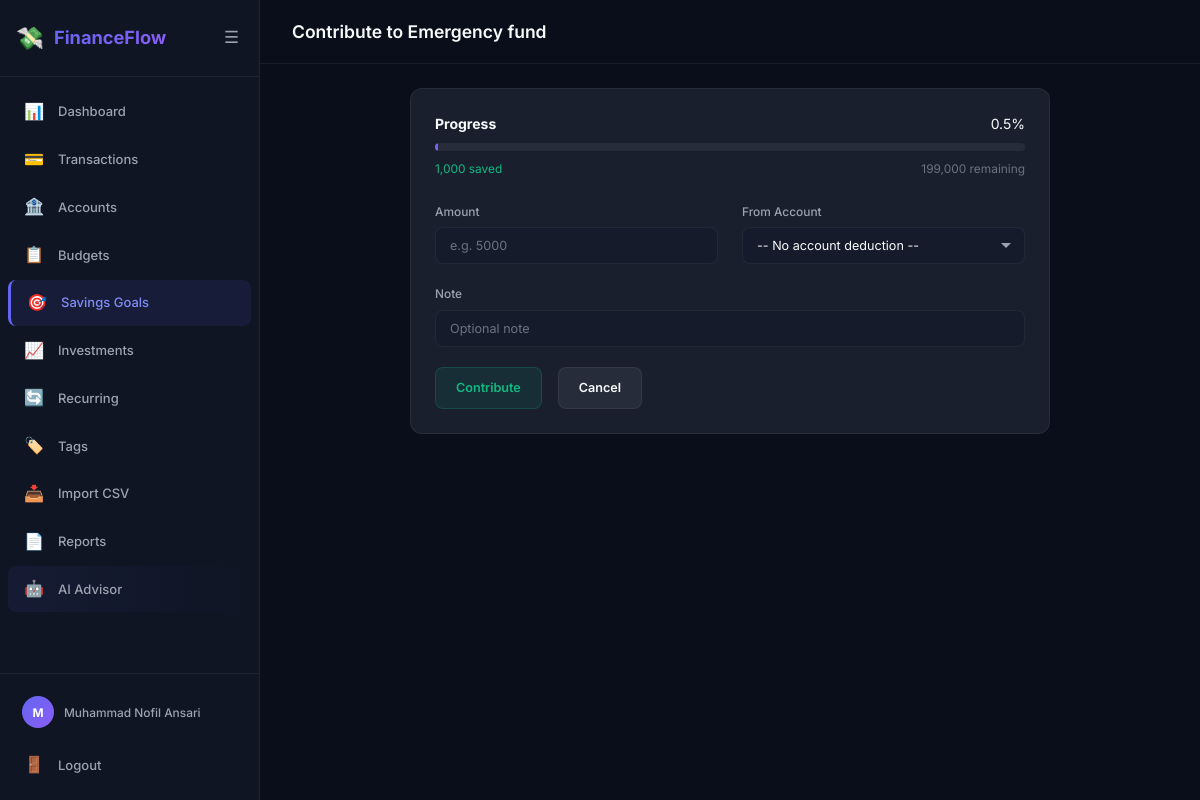
Screenshot of /savings/contribute/1 (signed in) with the database file from the repository.
### app/models/user.py (models this page shows, shortened)
class User(UserMixin, db.Model):
    __tablename__ = 'users'
    user_id = db.Column(db.Integer, primary_key=True)
    name = db.Column(db.String(100), nullable=False)
    email = db.Column(db.String(150), unique=True, nullable=False)
    phone = db.Column(db.String(20))
    password_hash = db.Column(db.String(256))
    google_id = db.Column(db.String(100), unique=True)
    avatar_url = db.Column(db.String(500))
    preferred_currency = db.Column(db.String(10), default='PKR')
    is_active = db.Column(db.Boolean, default=True)
    created_at = db.Column(db.DateTime, default=datetime.utcnow)
    accounts = db.relationship('Account', backref='user', lazy='dynamic')
    transactions = db.relationship('Transaction', backref='user', lazy='dynamic')
    budgets = db.relationship('Budget', backref='user', lazy='dynamic')
    savings_goals = db.relationship('SavingsGoal', backref='user', lazy='dynamic')
    investments = db.relationship('Investment', backref='user', lazy='dynamic')
    recurring_transactions = db.relationship('RecurringTransaction', backref='user', lazy='dynamic')
    categories = db.relationship('Category', backref='user', lazy='dynamic')
    tags = db.relationship('Tag', backref='user', lazy='dynamic')
    notifications = db.relationship('Notification', backref='user', lazy='dynamic')
    financial_profile = db.relationship('FinancialProfile', backref='user', uselist=False, lazy='joined')
    ai_messages = db.relationship('AiChatMessage', backref='user', lazy='dynamic', order_by='AiChatMessage.created_at')
    @property
    def display_name(self):
        return self.name or self.email.split('@')[0]

### app/models/savings_goal.py (models this page shows, shortened)
class SavingsGoal(db.Model):
    __tablename__ = 'savings_goals'
    STATUSES = ('active', 'completed', 'cancelled')
    goal_id = db.Column(db.Integer, primary_key=True)
    user_id = db.Column(db.Integer, db.ForeignKey('users.user_id'), nullable=False)
    goal_name = db.Column(db.String(100), nullable=False)
    target_amount = db.Column(db.Numeric(12, 2), nullable=False)
    saved_amount = db.Column(db.Numeric(12, 2), default=0)
    deadline = db.Column(db.Date)
    status = db.Column(db.String(20), default='active')
    is_deleted = db.Column(db.Boolean, default=False)
    deleted_at = db.Column(db.DateTime)
    contributions = db.relationship('SavingsContribution', backref='goal', lazy='dynamic',
                                     order_by='SavingsContribution.contributed_at.desc()')
    @property
    def progress_pct(self):
        if not self.target_amount or float(self.target_amount) == 0:
            return 0
        return round(float(self.saved_amount) / float(self.target_amount) * 100, 2)
    @property
    def remaining(self):
        return max(float(self.target_amount) - float(self.saved_amount), 0)

### app/savings/routes.py (the view, shortened to what this page needs)
@savings_bp.route('/contribute/<int:goal_id>', methods=['GET', 'POST'])
@login_required
def contribute(goal_id):
    goal = SavingsGoal.query.filter_by(
        goal_id=goal_id, user_id=current_user.user_id, is_deleted=False
    ).first_or_404()
    form = ContributionForm()
    accounts = Account.query.filter_by(
        user_id=current_user.user_id, is_deleted=False, is_active=True
    ).all()
    form.account_id.choices = [(0, '-- No account deduction --')] + [
        (a.account_id, f'{a.account_name} ({a.currency})') for a in accounts
    ]
    return render_template('savings/contribute.html', form=form, goal=goal)

### app/savings/forms.py
class ContributionForm(FlaskForm):
    amount = DecimalField('Amount', validators=[DataRequired(), NumberRange(min=1)])
    account_id = SelectField('From Account', coerce=int, validators=[Optional()])
    note = StringField('Note', validators=[Optional()])
    submit = SubmitField('Contribute')

### app/__init__.py (called while the page is built)
def _register_user_loader():
    from .models.user import User
    @login_manager.user_loader
    def load_user(user_id):
        return db.session.get(User, int(user_id))

def _register_context_processors(app):
    @app.context_processor
    def inject_globals():
        return {
            'app_name': 'FinanceFlow',
        }

### app/templates/savings/contribute.html (shortened to what this page needs)
{% extends 'base.html' %}
{% block page_title %}Contribute to {{ goal.goal_name }}{% endblock %}
{% block content %}
<div class="form-card card">
    <div class="mb-3">
        <div class="flex justify-between items-center mb-1">
            <span class="font-bold">Progress</span>
            <span>{{ goal.progress_pct }}%</span>
        </div>
        <div class="progress-bar"><div class="progress-fill" style="width:{{ [goal.progress_pct, 100]|min }}%"></div></div>
        <div class="flex justify-between mt-1" style="font-size:0.85rem;">
            <span class="text-success">{{ '{:,.0f}'.format(goal.saved_amount|float) }} saved</span>
            <span class="text-muted">{{ '{:,.0f}'.format(goal.remaining) }} remaining</span>
        </div>
    </div>
    <form method="POST">
        <div class="grid-2">
            <div class="form-group">
                <label>{{ form.amount.label.text }}</label>
                {{ form.amount(class="form-control", placeholder="e.g. 5000") }}
            </div>
            <div class="form-group">
                <label>{{ form.account_id.label.text }}</label>
                {{ form.account_id(class="form-control") }}
            </div>
        </div>
        <div class="form-group">
            <label>{{ form.note.label.text }}</label>
            {{ form.note(class="form-control", placeholder="Optional note") }}
        </div>
        <div class="flex gap-2 mt-2">
            {{ form.submit(class="btn btn-success") }}
            <a href="{{ url_for('savings.index') }}" class="btn btn-secondary">Cancel</a>
        </div>
    </form>
</div>
{% endblock %}

### app/templates/base.html (shortened to what this page needs)
<!DOCTYPE html>
<html lang="en">
<head>
    <link rel="stylesheet" href="{{ url_for('static', filename='css/style.css') }}">
</head>
<body>
    {% if current_user.is_authenticated %}
    <div class="app-layout">
        <aside class="sidebar" id="sidebar">
            <div class="sidebar-header">
                <div class="logo">
                    <span class="logo-icon">💸</span>
                    <span class="logo-text">FinanceFlow</span>
                </div>
                <button class="sidebar-toggle" id="sidebarToggle" aria-label="Toggle sidebar">
                    <span class="toggle-icon">☰</span>
                </button>
            </div>
            <nav class="sidebar-nav">
                <a href="{{ url_for('dashboard.index') }}" class="nav-item {% if request.endpoint and request.endpoint.startswith('dashboard') %}active{% endif %}">
                    <span class="nav-icon">📊</span><span class="nav-label">Dashboard</span>
                </a>
                <a href="{{ url_for('transactions.index') }}" class="nav-item {% if request.endpoint and request.endpoint.startswith('transactions') %}active{% endif %}">
                    <span class="nav-icon">💳</span><span class="nav-label">Transactions</span>
                </a>
                <a href="{{ url_for('accounts.index') }}" class="nav-item {% if request.endpoint and request.endpoint.startswith('accounts') %}active{% endif %}">
                    <span class="nav-icon">🏦</span><span class="nav-label">Accounts</span>
                </a>
                <a href="{{ url_for('budgets.index') }}" class="nav-item {% if request.endpoint and request.endpoint.startswith('budgets') %}active{% endif %}">
                    <span class="nav-icon">📋</span><span class="nav-label">Budgets</span>
                </a>
                <a href="{{ url_for('savings.index') }}" class="nav-item {% if request.endpoint and request.endpoint.startswith('savings') %}active{% endif %}">
                    <span class="nav-icon">🎯</span><span class="nav-label">Savings Goals</span>
                </a>
                <a href="{{ url_for('investments.index') }}" class="nav-item {% if request.endpoint and request.endpoint.startswith('investments') %}active{% endif %}">
                    <span class="nav-icon">📈</span><span class="nav-label">Investments</span>
                </a>
                <a href="{{ url_for('recurring.index') }}" class="nav-item {% if request.endpoint and request.endpoint.startswith('recurring') %}active{% endif %}">
                    <span class="nav-icon">🔄</span><span class="nav-label">Recurring</span>
                </a>
                <a href="{{ url_for('tags.index') }}" class="nav-item {% if request.endpoint and request.endpoint.startswith('tags') %}active{% endif %}">
                    <span class="nav-icon">🏷️</span><span class="nav-label">Tags</span>
                </a>
                <a href="{{ url_for('imports.upload') }}" class="nav-item {% if request.endpoint and request.endpoint.startswith('imports') %}active{% endif %}">
                    <span class="nav-icon">📥</span><span class="nav-label">Import CSV</span>
                </a>
                <a href="{{ url_for('reports.index') }}" class="nav-item {% if request.endpoint and request.endpoint.startswith('reports') %}active{% endif %}">
                    <span class="nav-icon">📄</span><span class="nav-label">Reports</span>
                </a>
                <a href="{{ url_for('ai.advisor') }}" class="nav-item {% if request.endpoint and request.endpoint.startswith('ai') %}active{% endif %}" style="background: linear-gradient(90deg, rgba(99,102,241,0.08), transparent);">
                    <span class="nav-icon">🤖</span><span class="nav-label">AI Advisor</span>
                </a>
            </nav>
            <div class="sidebar-footer">
                <div class="user-info">
                    {% if current_user.avatar_url %}
                    <img src="{{ current_user.avatar_url }}" alt="avatar" class="user-avatar">
                    {% else %}
                    <div class="user-avatar-placeholder">{{ current_user.display_name[0] | upper }}</div>
                    {% endif %}
                    <span class="user-name">{{ current_user.display_name }}</span>
                </div>
                <a href="{{ url_for('auth.logout') }}" class="nav-item logout-btn">
                    <span class="nav-icon">🚪</span><span class="nav-label">Logout</span>
                </a>
            </div>
        </aside>
        <main class="main-content">
            <header class="top-bar">
                <h1 class="page-title">{% block page_title %}Dashboard{% endblock %}</h1>
            </header>
            <div class="content-area">
                {% block content %}{% endblock %}
            </div>
        </main>
    </div>
    {% endif %}
</body>
</html>

### rows the page displays
User: name "M", display_name "Muhammad Nofil Ansari"
SavingsGoal: goal_name "Emergency fund", progress_pct "0.5", saved_amount "1,000", remaining "199,000"
